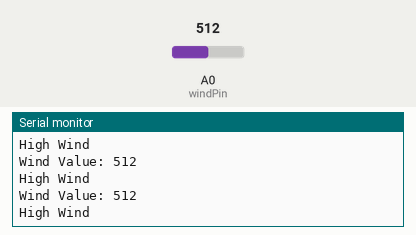
Recording of a sketch running on a simulated Arduino Uno, built with avr-gcc and run on an emulated ATmega328P. Shown: the last lines printed to the serial monitor. Inputs (shaded band) come from the test bench; at power-on: A0 (windPin) = 512.

Above: at 1.3 s.
1.4 s: A0 (windPin) set to 487
At 1.82 s:
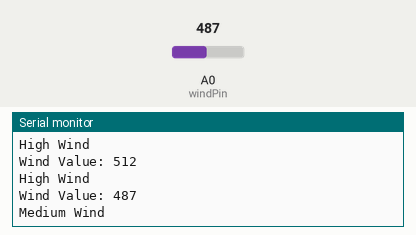
3.5 s: A0 (windPin) set to 218
At 3.82 s:
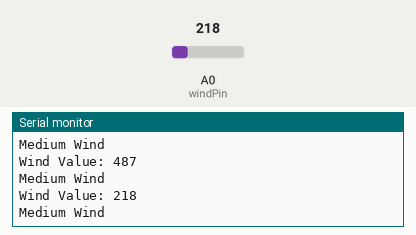
5.0 s: A0 (windPin) set to 182
At 5.32 s:
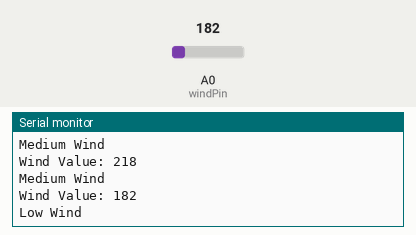
7.0 s: A0 (windPin) set to 55
At 7.32 s:
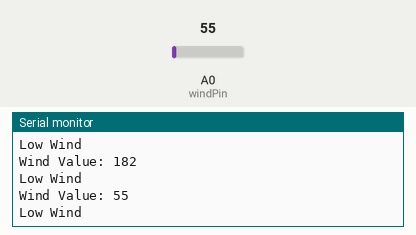
8.5 s: A0 (windPin) set to 44
At 8.82 s:
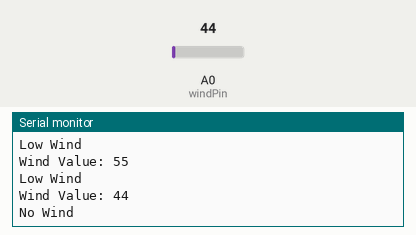
Timing chart, 0 to 11.5 s (numbered marks = the images above; inputs shaded):
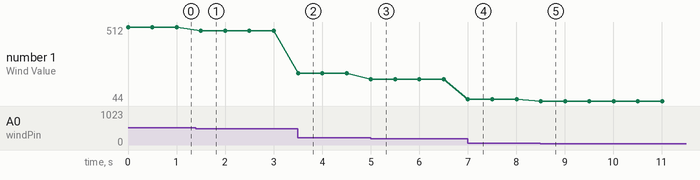

The sketch:

miniprojectcode.ino
```cpp
// Pin Definitions
const int windPin = A0;   // DC motor (wind sensor) connected here

int windValue = 0;

void setup() {
  Serial.begin(9600);   // For HC-05 Bluetooth
}

void loop() {

  // Read voltage from DC motor (acts as generator)
  windValue = analogRead(windPin);

  // Send value to Bluetooth
  Serial.print("Wind Value: ");
  Serial.println(windValue);

  // Simple wind condition status
  if (windValue < 50) {
    Serial.println("No Wind");
  }
  else if (windValue < 200) {
    Serial.println("Low Wind");
  }
  else if (windValue < 500) {
    Serial.println("Medium Wind");
  }
  else {
    Serial.println("High Wind");
  }

  delay(500);
}
```

Measured:
- the behaviour switches between 500 and 499 on A0 (windPin) (found by bisection; images 0 and 1)
- the behaviour switches between 200 and 199 on A0 (windPin) (found by bisection; images 2 and 3)
- the behaviour switches between 50 and 49 on A0 (windPin) (found by bisection; images 4 and 5)
- after the input at 1.4 s, the serial monitor: prints a new line after 0.10 s (image 1)
- after the input at 3.5 s, the serial monitor: prints a new line at once (image 2)
- after the input at 5.0 s, the serial monitor: prints a new line at once (image 3)
- after the input at 7.0 s, the serial monitor: prints a new line at once (image 4)
- after the input at 8.5 s, the serial monitor: prints a new line at once (image 5)
